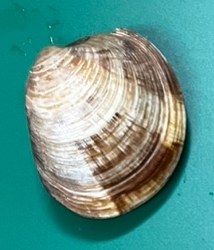
#> input picture samples/20261126_mat01/objects/B20261126-IMG_29971-01.png, 214 x 250 px
$ python -i bootstrap.py   (imports and definitions only)
#> lines starting #> are read from the running program, lines starting #| are printed output that depends on the picture; after the words box and inside, x2 and y2 are one past the last pixel; in counts of white or black regions, pixels touching at a corner belong together
#> further down, picture is the input picture: shape (250, 214, 3); mean B, G, R 142.9, 151.9, 95.3
"""색 배경(매트) 위 바지락 자동 분리와 라벨링 초안 생성.

학습된 모델이 없는 초기 단계에서 쓰는 고전 영상처리 기반 1단계(개체 분리)다.
  1) 배경색(초록·청록 매트)이 아닌 픽셀을 전경으로 잡고
  2) 개체마다 크기에 맞춘 열림 연산으로 물기 반사·물방울 꼬리를 떼어낸 뒤
  3) 개체별 원본 해상도 ROI를 잘라 낱개 영상으로 저장한다.

출력은 사람이 검수할 라벨링 초안이다(외관 라벨은 모두 UNKNOWN).
COCO 파일에는 낱개 영상 기준 clam 폴리곤이 들어 있어, CVAT 등에서 불러와
결함 위치만 추가로 그리면 된다.

  python -m clam_inspect.bootstrap photo1.jpg photo2.jpg --batch-id B20261126 --out data/bootstrap
"""

from __future__ import annotations

import argparse
import csv
import json
from dataclasses import asdict, dataclass
from pathlib import Path

import numpy as np

try:
    import cv2
except ImportError as e:  # pragma: no cover
    raise SystemExit("opencv-python-headless 필요: pip install -e .[bootstrap]") from e

from .labels import Observation, ExtLabel, Quality, decide_route
from .quality import QualityConfig, assess
from .roi import expand_box


@dataclass(frozen=True)
class MatConfig:
    hue_lo: int = 70  # OpenCV H(0~179) 기준 초록~청록
    hue_hi: int = 105
    sat_min: int = 90  # 배경은 채도가 높다
    val_min: int = 60  # 아주 어두운 픽셀은 색상이 불안정하므로 배경으로 보지 않음
    min_area_frac: float = 0.002  # 영상 면적 대비 최소 개체 면적
    open_frac: float = 0.35  # 개체 최대 내접 반경 대비 열림 반경
    border_px: int = 3
    roi_margin: float = 0.15


@dataclass
class Instance:
    idx: int
    box: tuple[int, int, int, int]  # x1, y1, x2, y2 (원본 좌표)
    area_px: int
    length_px: float  # 최소 외접 사각형 긴 변
    width_px: float
    solidity: float
    touches_border: bool
    contour: np.ndarray
    mask: np.ndarray  # 원본 크기 uint8


def segment_on_mat(img_bgr: np.ndarray, cfg: MatConfig = MatConfig()) -> list[Instance]:
    hsv = cv2.cvtColor(img_bgr, cv2.COLOR_BGR2HSV)
#> hsv: shape (250, 214, 3); mean H, S, V 59.7, 141.3, 159.4
    H, S, V = cv2.split(hsv)
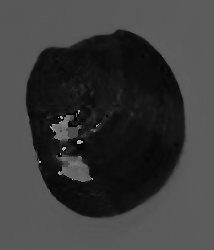
#> H: shape (250, 214); min 0, max 177, mean 59.7
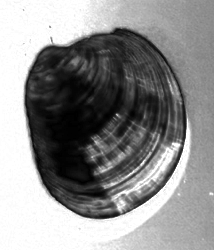
#> S: shape (250, 214); min 0, max 255, mean 141.3
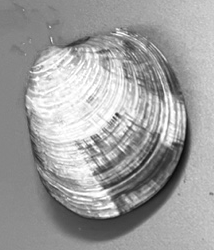
#> V: shape (250, 214); min 9, max 255, mean 159.4
    bg = (H >= cfg.hue_lo) & (H <= cfg.hue_hi) & (S >= cfg.sat_min) & (V >= cfg.val_min)
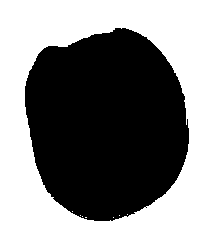
#> bg: shape (250, 214) bool; 53.7% white; 1 black region, box (x1, y1, x2, y2) and area: (25, 28, 189, 221) 24757
    fg = (~bg).astype(np.uint8)
    fg = cv2.morphologyEx(fg, cv2.MORPH_OPEN, cv2.getStructuringElement(cv2.MORPH_ELLIPSE, (5, 5)))
#> fg: shape (250, 214); values 0 (black) and 1 (white), 46.2% white; 1 white region, box (x1, y1, x2, y2) and area: (25, 28, 189, 221) 24705

    h, w = fg.shape
#> h = 250; w = 214
    min_area = cfg.min_area_frac * h * w
#> min_area = 107
    n, lab, st, _ = cv2.connectedComponentsWithStats(fg)
#> n = 2; st = [[0, 0, 214, 250, 28795], [25, 28, 164, 193, 24705]]
    out: list[Instance] = []
    for i in range(1, n):
        if st[i, 4] < min_area:
            continue
        # 개체 주변만 잘라 처리한다 (전체 영상 크기로 연산하면 개체 수만큼 느려짐)
        cx, cy, cw, ch = st[i, :4]
        pad = 4
        ox, oy = max(0, cx - pad), max(0, cy - pad)
        ex, ey = min(w, cx + cw + pad), min(h, cy + ch + pad)
        sub = (lab[oy:ey, ox:ex] == i).astype(np.uint8)
        cnts, _ = cv2.findContours(sub, cv2.RETR_EXTERNAL, cv2.CHAIN_APPROX_NONE)
        sub = np.zeros_like(sub)
        cv2.drawContours(sub, cnts, -1, 1, -1)  # 내부 구멍(무늬) 채움
        # 개체 크기에 비례한 열림: 가는 물줄기·반사 꼬리 제거
        r = max(3, int(cfg.open_frac * cv2.distanceTransform(sub, cv2.DIST_L2, 5).max()))
        sub = cv2.morphologyEx(sub, cv2.MORPH_OPEN, cv2.getStructuringElement(cv2.MORPH_ELLIPSE, (2 * r + 1, 2 * r + 1)))
        nn, l2, s2, _ = cv2.connectedComponentsWithStats(sub)
        if nn < 2:
            continue
        j = 1 + int(np.argmax(s2[1:, 4]))
        if s2[j, 4] < min_area:
            continue
        m = np.zeros((h, w), np.uint8)
        m[oy:ey, ox:ex] = (l2 == j)
        cnt = max(cv2.findContours(m[oy:ey, ox:ex], cv2.RETR_EXTERNAL, cv2.CHAIN_APPROX_NONE,
                                   offset=(int(ox), int(oy)))[0], key=cv2.contourArea)
        x, y, bw, bh = cv2.boundingRect(cnt)
        (_, _), (a, b), _ = cv2.minAreaRect(cnt)
        area = int(m.sum())
        hull = cv2.contourArea(cv2.convexHull(cnt))
        b_px = cfg.border_px
        out.append(Instance(
            idx=0, box=(x, y, x + bw, y + bh), area_px=area,
            length_px=float(max(a, b)), width_px=float(min(a, b)),
            solidity=min(1.0, cv2.contourArea(cnt) / max(hull, 1.0)),
            touches_border=x <= b_px or y <= b_px or x + bw >= w - b_px or y + bh >= h - b_px,
            contour=cnt, mask=m,
        ))
#> this loop made 1 pass
#> (cx, cy, cw, ch, ox, oy, ex, ey) on pass 1: (25, 28, 164, 193, 21, 24, 193, 225)
#> pass 1, in segment_on_mat, `sub = (lab[oy:ey, ox:ex] == i).astype(np.uint8)`:
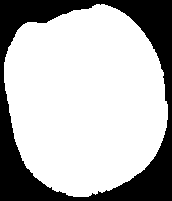
#> sub: shape (201, 172); values 0 (black) and 1 (white), 71.5% white; 1 black region, box (x1, y1, x2, y2) and area: (0, 0, 172, 201) 9867
#> pass 1, in segment_on_mat, `sub = cv2.morphologyEx(sub, cv2.MORPH_OPEN, cv2.getStructuringElement(..`:
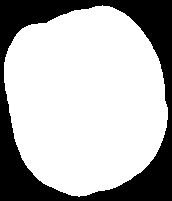
#> sub: shape (201, 172); values 0 (black) and 1 (white), 70.9% white; 1 black region, box (x1, y1, x2, y2) and area: (0, 0, 172, 201) 10059
#> after the loop:
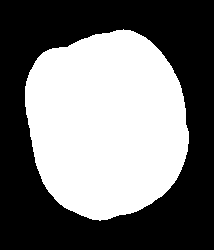
#> m: shape (250, 214); values 0 (black) and 1 (white), 45.8% white; 1 white region, box (x1, y1, x2, y2) and area: (25, 29, 189, 221) 24513
#> after the loop, out = 1 item
    # 읽는 순서(위→아래, 왼→오른쪽)로 번호: 행은 개체 높이의 절반 이내면 같은 줄
    out.sort(key=lambda o: (o.box[1] + o.box[3]) / 2)
    rows: list[list[Instance]] = []
    for o in out:
        cy = (o.box[1] + o.box[3]) / 2
        if rows and abs(cy - np.mean([(r.box[1] + r.box[3]) / 2 for r in rows[-1]])) < 0.5 * (o.box[3] - o.box[1]):
            rows[-1].append(o)
        else:
            rows.append([o])
#> this loop made 1 pass
#> cy on pass 1: 125
#> after the loop, rows = 1 item
    ordered = [o for row in rows for o in sorted(row, key=lambda o: o.box[0])]
#> ordered = 1 item
    for k, o in enumerate(ordered, start=1):
        o.idx = k
#> this loop made 1 pass
#> (k, o.idx) on pass 1: (1, 1)
    return ordered


# [139 lines left out: functions gap_to_nearest, color_features, polygon, draw_overlay, process_image, main, not called in this run]


# [2 lines not run here, left out]

>>> import cv2
>>> picture = cv2.imread('../../samples/20261126_mat01/objects/B20261126-IMG_29971-01.png')
>>> result = segment_on_mat(picture)
#> result = 1 item

$ run again, on samples/20261126_mat01/objects/B20261126-IMG_29971-05.png
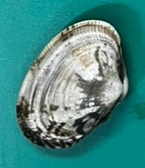
#> input picture samples/20261126_mat01/objects/B20261126-IMG_29971-05.png, 145 x 168 px
#> picture is the input picture: shape (168, 145, 3); mean B, G, R 132.9, 137.7, 72
#> hsv: shape (168, 145, 3); mean H, S, V 70.2, 140.5, 138.2
#> in segment_on_mat, `bg = (H >= cfg.hue_lo) & (H <= cfg.hue_hi) & (S >= cfg.sat_min) & (V >..`:
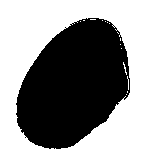
#> bg: shape (168, 145) bool; 56.7% white; 1 black region, box (x1, y1, x2, y2) and area: (16, 18, 130, 149) 10555
#> lab: shape (168, 145) int32; values 0 (black) and 1 (white), 42.6% white; 1 white region, box (x1, y1, x2, y2) and area: (17, 18, 128, 149) 10386
#> n = 2; st = [[0, 0, 145, 168, 13974], [17, 18, 111, 131, 10386]]
#> the loop in segment_on_mat, `for i in range(1, n):` made 1 pass
#> (cx, cy, cw, ch, ox, oy, ex, ey) on pass 1: (17, 18, 111, 131, 13, 14, 132, 153)
#> after the loop in segment_on_mat, `for i in range(1, n):`:
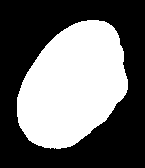
#> m: shape (168, 145); values 0 (black) and 1 (white), 42.2% white; 1 white region, box (x1, y1, x2, y2) and area: (17, 20, 128, 149) 10283
#> after the loop in segment_on_mat, `for i in range(1, n):`: out = 1 item
#> the loop in segment_on_mat, `for o in out:` made 1 pass
#> cy on pass 1: 84.5
#> the loop in segment_on_mat, `for k, o in enumerate(ordered, start=1):` made 1 pass
#> (k, o.idx) on pass 1: (1, 1)

$ run again, on samples/20261126_mat01/objects/B20261126-IMG_29971-06.png
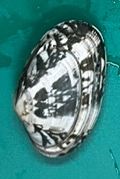
#> input picture samples/20261126_mat01/objects/B20261126-IMG_29971-06.png, 120 x 179 px
#> picture is the input picture: shape (179, 120, 3); mean B, G, R 127.1, 130.9, 63.5
#> hsv: shape (179, 120, 3); mean H, S, V 83.2, 141.8, 131.2
#> in segment_on_mat, `bg = (H >= cfg.hue_lo) & (H <= cfg.hue_hi) & (S >= cfg.sat_min) & (V >..`:
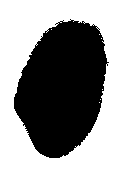
#> bg: shape (179, 120) bool; 56.6% white; 1 black region, box (x1, y1, x2, y2) and area: (14, 19, 109, 158) 9330
#> lab: shape (179, 120) int32; values 0 (black) and 1 (white), 43% white; 1 white region, box (x1, y1, x2, y2) and area: (14, 21, 107, 158) 9237
#> n = 2; st = [[0, 0, 120, 179, 12243], [14, 21, 93, 137, 9237]]
#> the loop in segment_on_mat, `for i in range(1, n):` made 1 pass
#> (cx, cy, cw, ch, ox, oy, ex, ey) on pass 1: (14, 21, 93, 137, 10, 17, 111, 162)
#> after the loop in segment_on_mat, `for i in range(1, n):`:
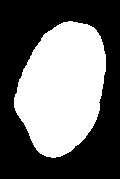
#> m: shape (179, 120); values 0 (black) and 1 (white), 42.5% white; 1 white region, box (x1, y1, x2, y2) and area: (14, 21, 106, 158) 9137
#> after the loop in segment_on_mat, `for i in range(1, n):`: out = 1 item
#> the loop in segment_on_mat, `for o in out:` made 1 pass
#> cy on pass 1: 89.5
#> the loop in segment_on_mat, `for k, o in enumerate(ordered, start=1):` made 1 pass
#> (k, o.idx) on pass 1: (1, 1)

$ run again, on samples/20261126_mat01/objects/B20261126-IMG_29971-07.png
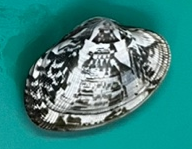
#> input picture samples/20261126_mat01/objects/B20261126-IMG_29971-07.png, 192 x 149 px
#> picture is the input picture: shape (149, 192, 3); mean B, G, R 127.7, 132.4, 54.6
#> hsv: shape (149, 192, 3); mean H, S, V 83.2, 155, 132.8
#> bg: shape (149, 192) bool; 57.7% white; 1 black region, box (x1, y1, x2, y2) and area: (23, 18, 171, 132) 12091
#> lab: shape (149, 192) int32; values 0 (black) and 1 (white), 42% white; 1 white region, box (x1, y1, x2, y2) and area: (23, 18, 171, 132) 12006
#> n = 2; st = [[0, 0, 192, 149, 16602], [23, 18, 148, 114, 12006]]
#> the loop in segment_on_mat, `for i in range(1, n):` made 1 pass
#> (cx, cy, cw, ch, ox, oy, ex, ey) on pass 1: (23, 18, 148, 114, 19, 14, 175, 136)
#> after the loop in segment_on_mat, `for i in range(1, n):`:
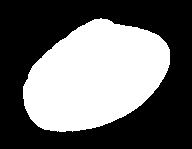
#> m: shape (149, 192); values 0 (black) and 1 (white), 41.6% white; 1 white region, box (x1, y1, x2, y2) and area: (23, 18, 170, 132) 11898
#> after the loop in segment_on_mat, `for i in range(1, n):`: out = 1 item
#> the loop in segment_on_mat, `for o in out:` made 1 pass
#> cy on pass 1: 75
#> the loop in segment_on_mat, `for k, o in enumerate(ordered, start=1):` made 1 pass
#> (k, o.idx) on pass 1: (1, 1)
